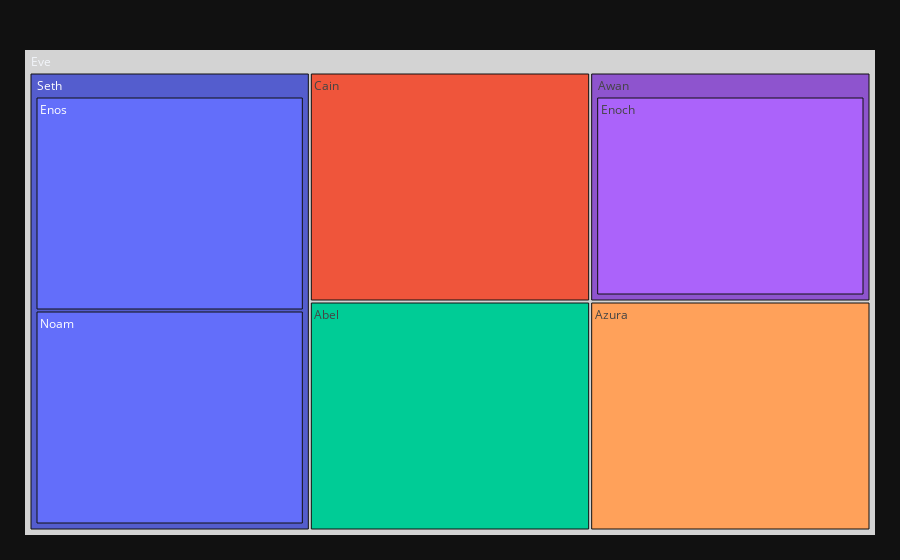

Source (notebook cell):
### Code cell
fig = px.treemap(
    names = ["Eve","Cain", "Seth", "Enos", "Noam", "Abel", "Awan", "Enoch", "Azura"],
    parents = ["", "Eve", "Eve", "Seth", "Seth", "Eve", "Eve", "Awan", "Eve"]
)
fig.update_traces(root_color="lightgrey")
fig.update_layout(margin = dict(t=50, l=25, r=25, b=25))
fig.show()

### Figure 1 — Plotly figure (JSON) as saved in the notebook; plotly's stock layout.template omitted (floating-point values rounded to 4 significant figures)
{"data": [{"domain": {"x": [0.0, 1.0], "y": [0.0, 1.0]}, "hovertemplate": "label=%{label}<br>parent=%{parent}<extra></extra>", "labels": ["Eve", "Cain", "Seth", "Enos", "Noam", "Abel", "Awan", "Enoch", "Azura"], "name": "", "parents": ["", "Eve", "Eve", "Seth", "Seth", "Eve", "Eve", "Awan", "Eve"], "type": "treemap", "root": {"color": "lightgrey"}}], "layout": {"legend": {"tracegroupgap": 0}, "margin": {"t": 50, "l": 25, "r": 25, "b": 25}}}
